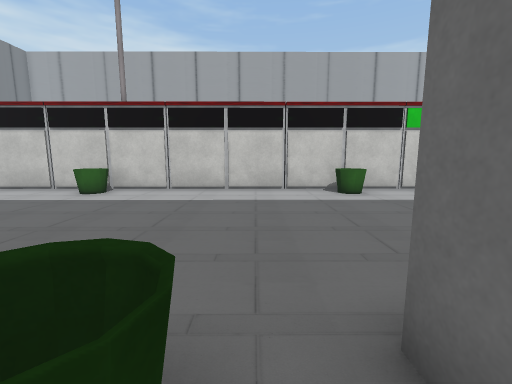
view 1 (above)

24 first-person views from a walk through a scene from a Unity 3-D project. The camera is 1.2 m above the floor, tilts 8° down and sees 90° across. The floor is counted in squares, 1 m on a side. Each view is taken from the middle of a square. On the plan, view 1 faces up. The plan holds only what a view shows up to about 12 squares ahead; the rest is blank. Some surface patterns are stand-ins.

view 2
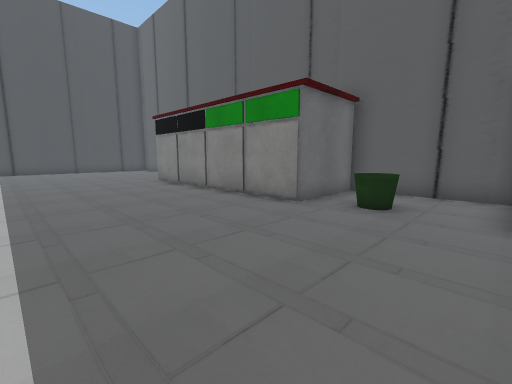

view 3
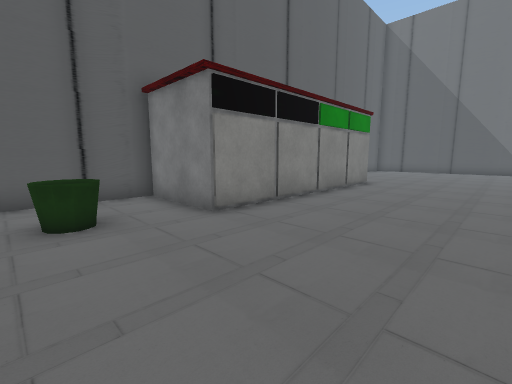

view 4
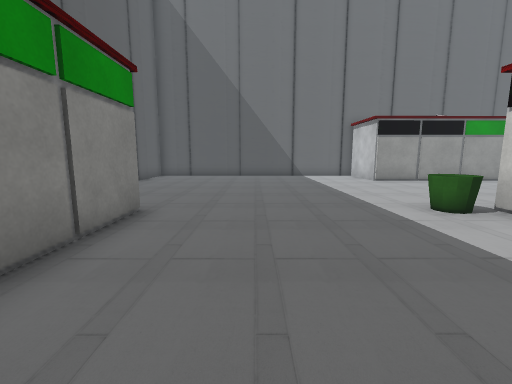

view 5
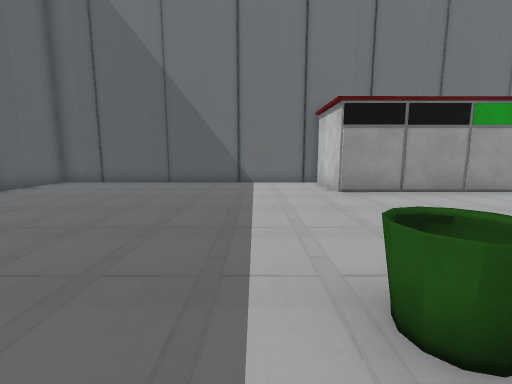

view 6
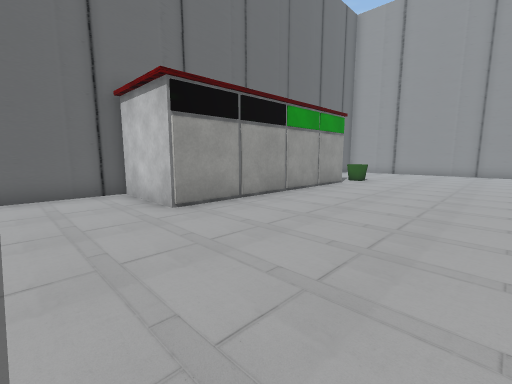

view 7
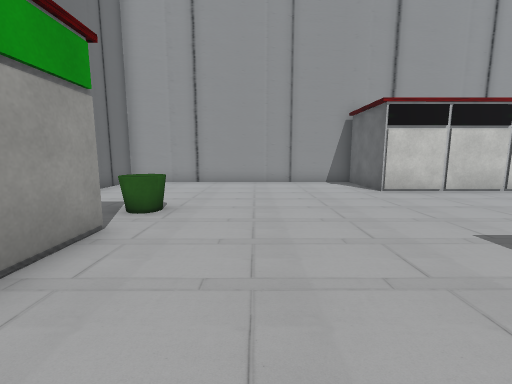

view 8
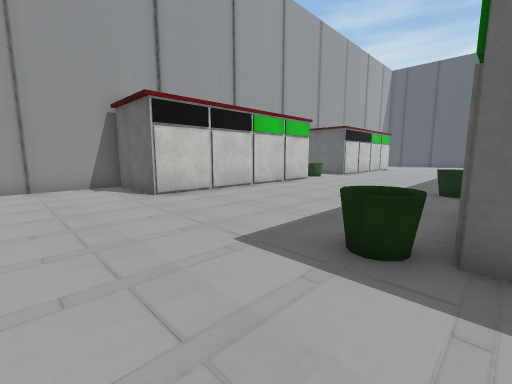

view 9
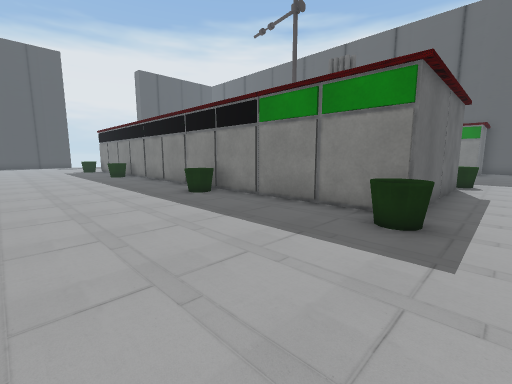

view 10
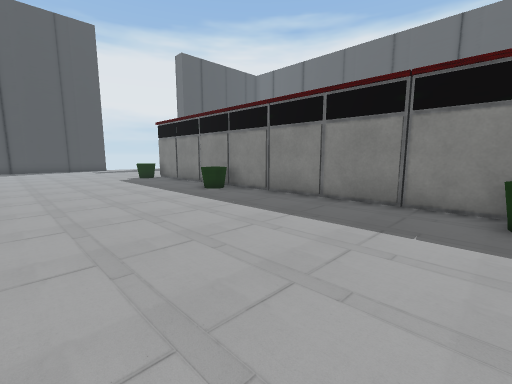

view 11
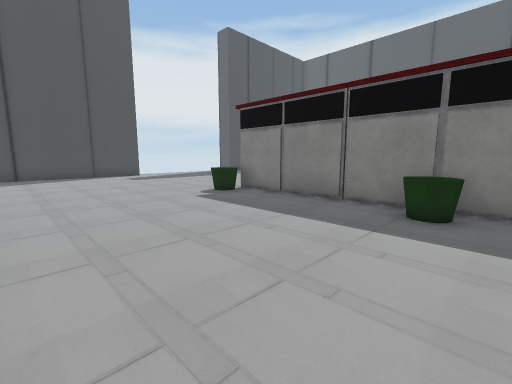

view 12
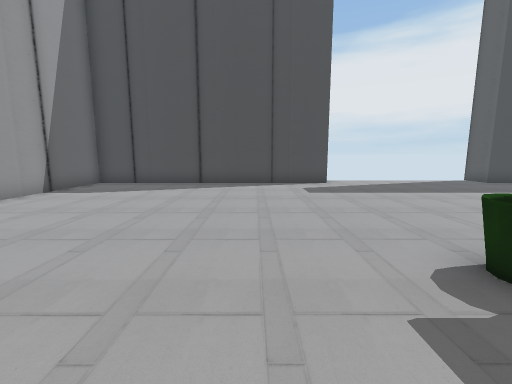

view 13
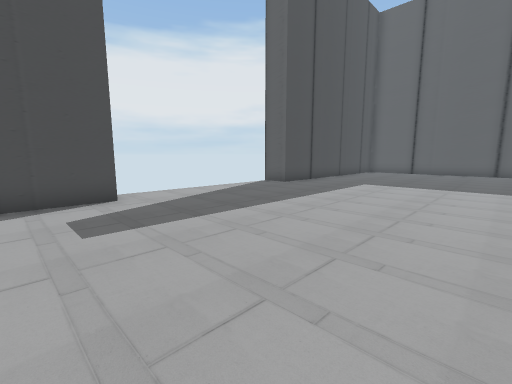

view 14
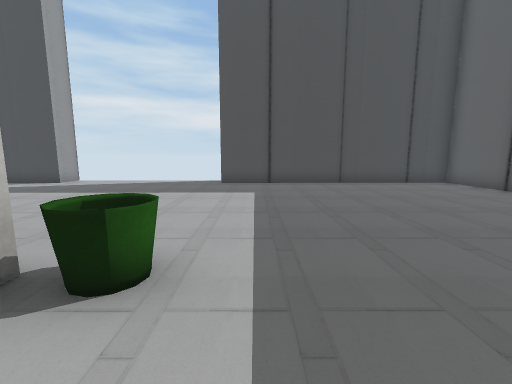

view 15
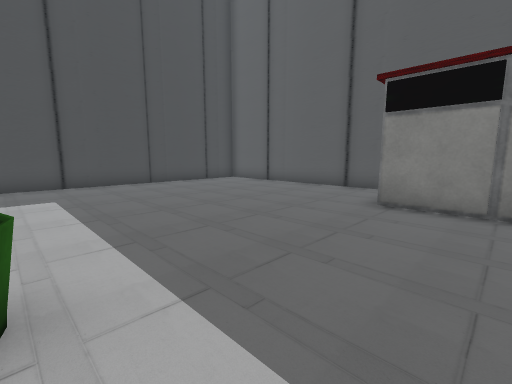

view 16
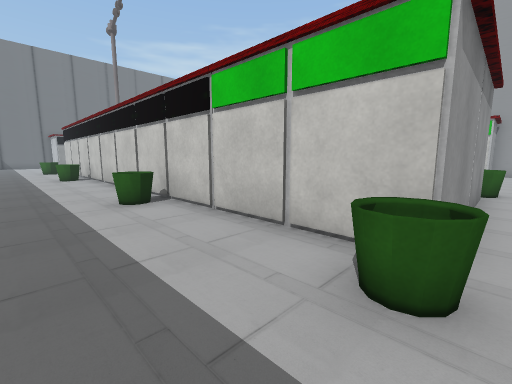

view 17
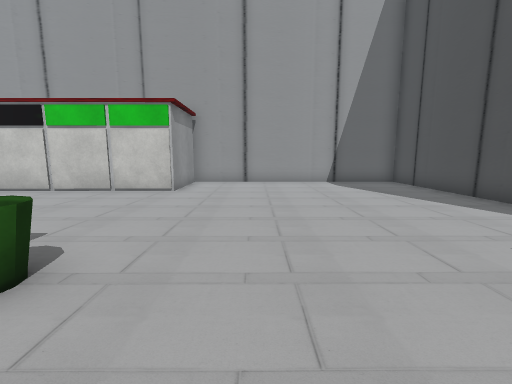

view 18
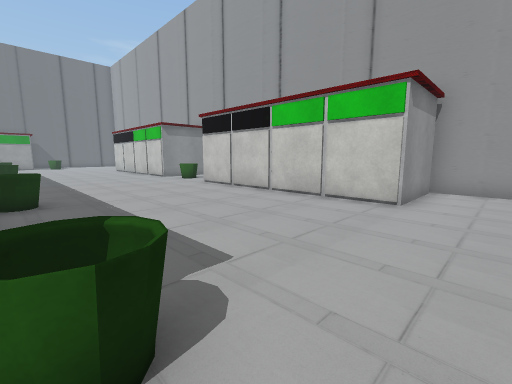

view 19
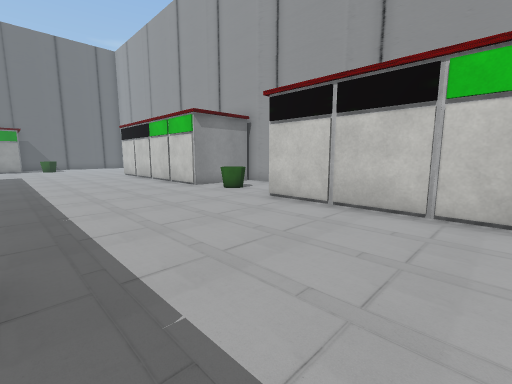

view 20
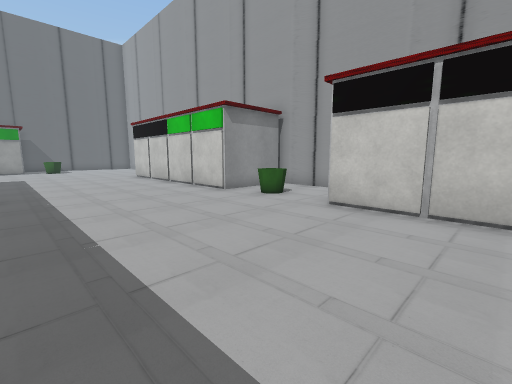

view 21
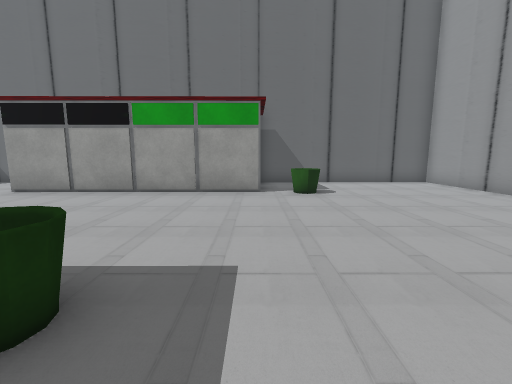

view 22
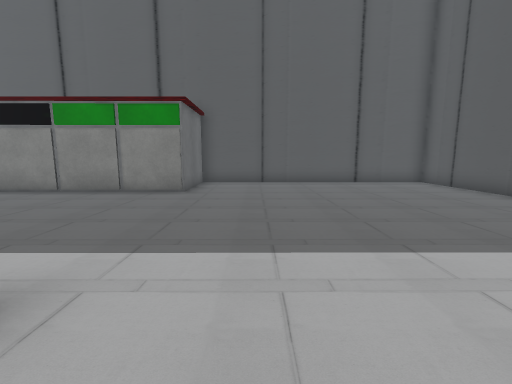

view 23
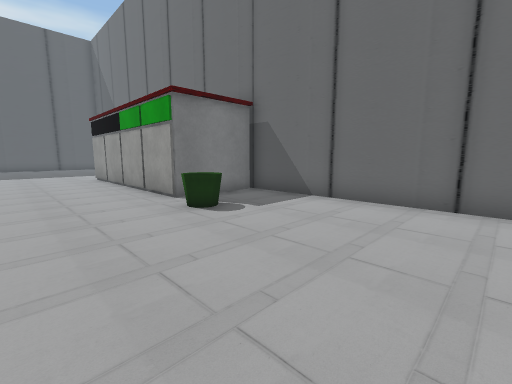

view 24
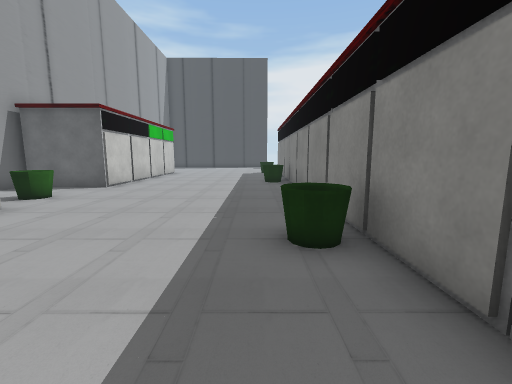

### Floor plan
Key: @ floor where view 1 was taken; # wall or solid block; . floor; = window, fence, low wall or low ledge.
Columns run from 22 left of view 1 to 19 right of it. Each row starts with its distance up from view 1.
 26 ###########        #####       ###########
 25 #.........#        #...#       #.........#
 24 #.........#        #=..#       #.........#
 23 #.........##########==.#########.........#
 22 #........................................#
 21 #........................................#
 20 #..==....................................#
 19 #..==....................................#
 18 ####.....................................#
 17    #......=......=.......=.....=.........#
 16    #......==....==.......=.....==........#
 15    #......######################..........
 14    #......#                    #..........
 13    #......#                    #..........
 12    #......##                   #..........
 11    #.......#                   #..........
 10 ####.......#                  ##..........
  9 #.........######################=.........
  8 #.........==....==.......=.....==........#
  7 #........................................#
  6 #........................................#
  5 #........................................#
  4 #........................................#
  3 #........................................#
  2 #........................................#
  1 #..........#########.==#########.........#
  0 #..........#       #.=@#        .........#
 -1 #..........#       #...#        .........#
 -2 ############       #####        ##########

Positions as (right, up) in squares from view 1, and headings:
1: (0, 0), facing up
2: (-3, 7), facing down-right
3: (0, 6), facing down-left
4: (-6, 4), facing left
5: (-10, 7), facing left
6: (-13, 7), facing up-left
7: (-16, 14), facing up
8: (-15, 15), facing up-right
9: (-13, 21), facing down-right
10: (-5, 22), facing down-right
11: (2, 22), facing down-right
12: (7, 19), facing right
13: (11, 18), facing down-right
14: (7, 7), facing right
15: (7, 8), facing down-right
16: (10, 6), facing up-left
17: (12, 14), facing up
18: (11, 16), facing up-left
19: (6, 17), facing up-left
20: (4, 17), facing up-left
21: (-10, 18), facing left
22: (-14, 10), facing down
23: (-15, 25), facing down-left
24: (-9, 17), facing right
